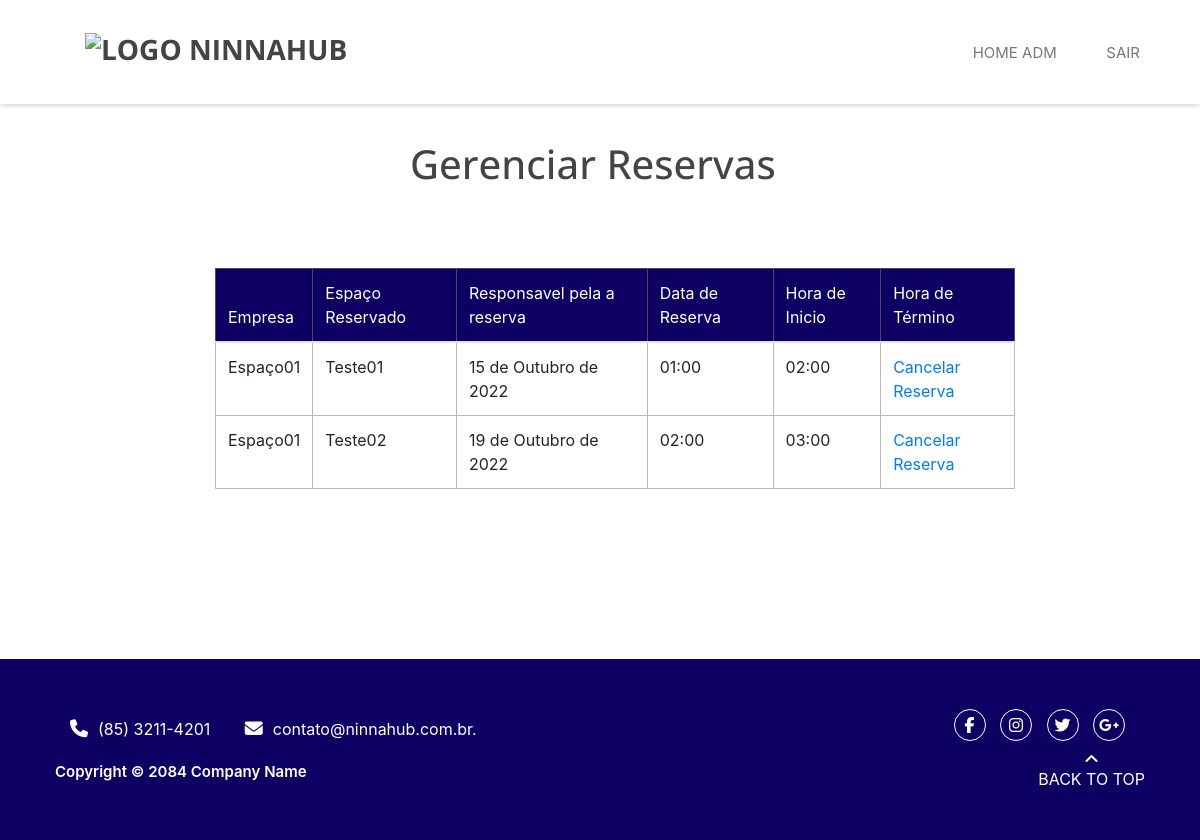
The page /adm/gerenciar_reserva/ (signed in) on the database its author committed.
### reserva/models.py (models this page shows, shortened)
class Registro(models.Model):
    MANTENEDOR_CHOICES = (
        ('Mantenedor', 'Mantenedor'),
        ('Residente Startup', 'Residente Startup'),
        ('Time Operacional', 'Time Operacional'),
    )
    EVENTO_CHOICES = (
        ('Espaço01', 'Espaço01'),
        ('Espaço02', 'Espaço02'),
        ('Espaço03', 'Espaço03'),
    )
    agente = models.CharField(max_length=30)
    mantenedor = models.CharField(max_length=30, choices=MANTENEDOR_CHOICES)
    empresa = models.CharField(max_length=30)
    email = models.EmailField(max_length=254)
    telefone = models.CharField(max_length=30)
    cpf = CPFField('cpf')
    cnpj = CNPJField('CNPJ')
    nome_evento = models.CharField(max_length=300)
    descricao = models.TextField(max_length=1000)
    lista_participantes = models.FileField(upload_to='lista_participantes/%Y/%m/%d/', blank=True)
    espacos = models.CharField(max_length=30, choices=EVENTO_CHOICES, default='Espaço01')
    data_reserva = models.DateField()
    hora_inicio = models.TimeField()
    hora_fim = models.TimeField()
    confirmacao_email = models.BooleanField(default=False)

### administrador/views.py (the view)
# urls.py: path('gerenciar_reserva/', views.gerenciar_reserva, name='gerenciar_reserva'),
@login_required(login_url='/adm/login')
def gerenciar_reserva(request):
    registro = {'registro': Registro.objects.all()}
    return render(request, 'gerenciar_reserva.html', registro)

### administrador/templates/gerenciar_reserva.html (shortened to what this page needs)
{% extends 'base.html' %}
{% load static %}
{% block 'body' %}
{% include 'partials/_navbar-adm.html' %}
<main class="main-gerenciar-reserva">
    <h1 class="h1-gerenciar">Gerenciar Reservas</h1>
    <table class="table">
        <thead class="table-dark">
          <tr>
            <th>Empresa</th>
            <th>Espaço Reservado</th>
            <th>Responsavel pela a reserva</th>
            <th>Data de Reserva</th>
            <th>Hora de Inicio</th>
            <th>Hora de Término</th>
          </tr>
        </thead>
        <tbody>
        {%for registro in registro %}
            <tr class="borda-table">
                <td>{{registro.espacos}}</td>
                <td>{{registro.agente}}</td>
                <td>{{registro.data_reserva}}</td>
                <td>{{registro.hora_inicio}}</td>
                <td>{{registro.hora_fim}}</td>
                <td><a href="">Cancelar Reserva</a></td>
            </tr>
            {%endfor%}
        </tbody>
      </table>
</main>
   {% include 'partials/_footer.html' %}
{% endblock %}

### templates/base.html (shortened to what this page needs)
{% load static %}
<!DOCTYPE html>
<html lang="pt-br">
<head>
    <link href="{% static 'reserva/bootstrap/css/bootstrap.css' %}" rel="stylesheet" media="screen">
    <link rel="stylesheet" href="{% static 'reserva/css/misc.css' %}">
    <link rel="stylesheet" href="{% static 'reserva/css/animate.css' %}">
    <link rel="stylesheet" href="{% static 'reserva/css/main.css' %}">
    <link rel="stylesheet" href="{% static 'reserva/css/gerenciar-usuario.css'%}">
    <link rel="stylesheet" href="{% static 'reserva/css/base.css'%}">
    <link rel="stylesheet" href="{% static 'reserva/css/style.css'%}">
    <link rel="stylesheet" href="{% static 'reserva/css/descrição.css'%}">
    <link rel="stylesheet" href="{% static 'reserva/css/gerenciar-reserva.css'%}">
    <link rel="stylesheet" href="http://use.fontawesome.com/releases/v5.7.2/css/all.css">
    <link rel="stylesheet" href="{% static 'reserva/bootstrap/css/bootstrap.min.css'%}">
    <link rel="stylesheet" href="{% static 'reserva/css/login.css'%}">
    <link rel="stylesheet" href="{% static 'reserva/css/font-awesome.min.css'%}">
    <link rel="stylesheet" href="{% static 'reserva/css/admin.css'%}">
    <link rel="stylesheet" href="{% static 'reserva/css/chamado.css'%}">
    <link rel="stylesheet" href="{% static 'reserva/css/check.css'%}"/>
</head>
<body>
    {% block 'body' %}{% endblock %}
</body>
</html>

### administrador/templates/partials/_navbar-adm.html (shortened to what this page needs)
{%load static%}
<div id="home">
    <div class="site-header">
        <div class="main-header">
            <div class="container">
                <div class="row">
                    <div class="col-md-4 col-sm-4 col-xs-6">
                        <div class="logo">
                            <h1><a href="{% url 'home' %}" title="NINNA-HUB"><img src="{% static 'reserva/images/logo-nina.png' %}" alt="Logo NinnaHub" width="30%"></a></h1>
                        </div>
                    </div>
                    <div class="col-md-8 col-sm-8 col-xs-6">
                        <div class="menu text-right d-none d-md-block">
                            <ul>
                                <li><a href="{% url 'administrador' %}" class="external">Home ADM</a></li>
                                <li><a href="{% url 'login' %}" class="external">Sair</a></li>
                            </ul>
                        </div>
                    </div>
                </div>
            </div>
        </div>
    </div>
</div>

### administrador/templates/partials/_footer.html
<div class="site-footer">
    <div class="container">
        <div class="top-header">
            <div class="container">
                <div class="row">
                    <div class="col-md-6 col-sm-6">
                        <div class="left-header">
                            <span><i class="fa fa-phone"></i>(85) 3211-4201</span>
                            <span><i class="fa fa-envelope"></i>contato@ninnahub.com.br.</span>
                        </div>
                    </div>
                    <div class="col-md-6 col-sm-6">
                        <div class="right-header text-right">
                            <ul class="social-icons">
                                <li><a href="#" class="fa fa-facebook"></a></li>
                                <li><a href="#" class="fa fa-instagram"></a></li>
                                <li><a href="#" class="fa fa-twitter"></a></li>
                                <li><a href="#" class="fa fa-google-plus"></a></li>
                            </ul>
                        </div>
                    </div>
                </div>
            </div>
        </div>
        <div class="row">
            <div class="col-md-8 col-sm-8 col-xs-12">
                <p>Copyright &copy; 2084 Company Name</p>
            </div>
            <div class="col-md-4 col-sm-4 col-xs-12">
                <div class="go-top">
                    <a href="#" id="go-top">
                        <i class="fa fa-angle-up"></i>
                        Back to Top
                    </a>
                </div>
            </div>
        </div>
    </div>
</div>

### templates/static/reserva/css/main.css (style rules this page uses)
html, body, div, span, applet, object, iframe, h1, h2, h3, h4, h5, h6, p, blockquote, pre, a, abbr, acronym, address, big, cite, code, del, dfn, em, ins, kbd, q, s, samp, small, strike, strong, sub, sup, tt, var, b, u, i, center, dl, dt, dd, ol, ul, li, fieldset, form, label, legend, table, caption, tbody, tfoot, thead, tr, th, td, article, aside, canvas, details, embed, figure, figcaption, footer, header, hgroup, menu, nav, output, ruby, section, summary, time, mark, audio, video { margin: 0; padding: 0; border: 0; font-size: 100%; font: inherit; vertical-align: baseline; }
html,body { width: 100%; overflow-x: hidden; }
.row { margin-left:-85px; margin-right: -85px ; }
body { line-height: 1; }
ol, ul { list-style: none; }
table { border-collapse: collapse; border-spacing: 0; }
body { font: 13px/23px "Open Sans", sans-serif; -webkit-font-smoothing: antialiased; word-wrap: break-word; color: #777777; }
a { -webkit-transition: all 0.2s ease-in-out; -moz-transition: all 0.2s ease-in-out; -ms-transition: all 0.2s ease-in-out; -o-transition: all 0.2s ease-in-out; transition: all 0.2s ease-in-out; }
h1, h2, h3, h4, h5, h6 { font-family: "Open Sans", sans-serif; color: #444444; }
.top-header .right-header ul.social-icons, .main-header .menu ul { padding: 0; margin: 0; list-style: none; }
.top-header { background: #0e0062; color: white; padding: 10px 0; }
.top-header .left-header span { display: inline-block; margin: 8px 30px 0 0; }
.top-header .left-header span i { margin-right: 10px; font-size: 18px; }
.top-header .right-header ul.social-icons li { display: inline-block; }
.top-header .right-header ul.social-icons li a { color: white; width: 32px; height: 32px; text-align: center; line-height: 30px; border: 1px solid white; -webkit-border-radius: 16px; border-radius: 16px; margin: 0 5px; }
.main-header { position: fixed; width: 100%; z-index: 9999; padding: 30px 0; background: white; -webkit-box-shadow: 0 2px 4px rgba(1, 1, 1, 0.15) ; -moz-box-shadow: 0 2px 4px rgba(1, 1, 1, 0.15) ; box-shadow: 0 2px 4px rgba(1, 1, 1, 0.15) ; -webkit-transition: all 0.4s ease-in-out; -moz-transition: all 0.4s ease-in-out; -ms-transition: all 0.4s ease-in-out; -o-transition: all 0.4s ease-in-out; transition: all 0.4s ease-in-out; }
.main-header .logo { margin-top: 0px; padding-left: 40px; }
.main-header .logo h1 { font-size: 28px; font-weight: 700; text-transform: uppercase; }
.main-header .logo h1 a { color: #444444; }
.main-header .menu { margin-top: 10px; }
.main-header .menu ul li { display: inline-block; margin-left: 15px; }
.main-header .menu ul li a { text-transform: uppercase; color: #777777; font-size: 15px; padding: 8px 15px; -webkit-border-radius: 3px; border-radius: 3px; }
.site-footer { margin-top: 100px; background-color: #0e0062; color: white; padding: 40px; padding-left: 40px ; padding-right: 40px ; width: 100%; }
.site-footer p { margin-top: 10px; }
.site-footer a { color: white; text-align: center; display: block; }
.site-footer .go-top { float: right; text-transform: uppercase; }
.site-footer .go-top i { display: block; }

### templates/static/reserva/css/gerenciar-usuario.css (style rules this page uses)
.main-gerenciar-reserva { margin-top: 120px; margin-bottom: 170px; margin-left: 400px; }
.table { margin-top: 80px; margin-left: -185px; margin-bottom: 200px; }
.table-dark th { background: rgb(14,0,98); border: 1px solid white; }
.borda-table td { border: 1px solid #bab8b5; }

### templates/static/reserva/css/base.css (style rules this page uses)
:root { --branco: #FFF; --cinza: #808080; --azul-ninna: #00257A; --azul-escuro-ninna: #001c5c; --verde-ninna: #57B952; --branco-ninna: #ECEDEE; --preto-ninna: #000; --fonte-ninna: 'Poppins', sans-serif; }

### templates/static/reserva/css/style.css (style rules this page uses)
.container { width: 80vw; margin: 0 auto; }

### templates/static/reserva/css/descrição.css (style rules this page uses)
main { margin-top: 200px; }
p { font-size: 14px; line-height: 1.50; }

### templates/static/reserva/css/gerenciar-reserva.css (style rules this page uses)
.h1-gerenciar { padding-top: 20px; margin-left: 10px; }

### templates/static/reserva/css/login.css (style rules this page uses)
p { font-weight: 600; font-size: 15px; }
.site-footer { margin-top: 10px; }

### templates/static/reserva/css/check.css (style rules this page uses)
* { margin: 0; padding: 0; }
a { text-decoration: none; }

### rows shown on the page
Registro: espacos "Espaço01", agente "Teste01", data_reserva "15 de Outubro de 2022", hora_inicio "01:00", hora_fim "02:00"
Registro: espacos "Espaço01", agente "Teste02", data_reserva "19 de Outubro de 2022", hora_inicio "02:00", hora_fim "03:00"
